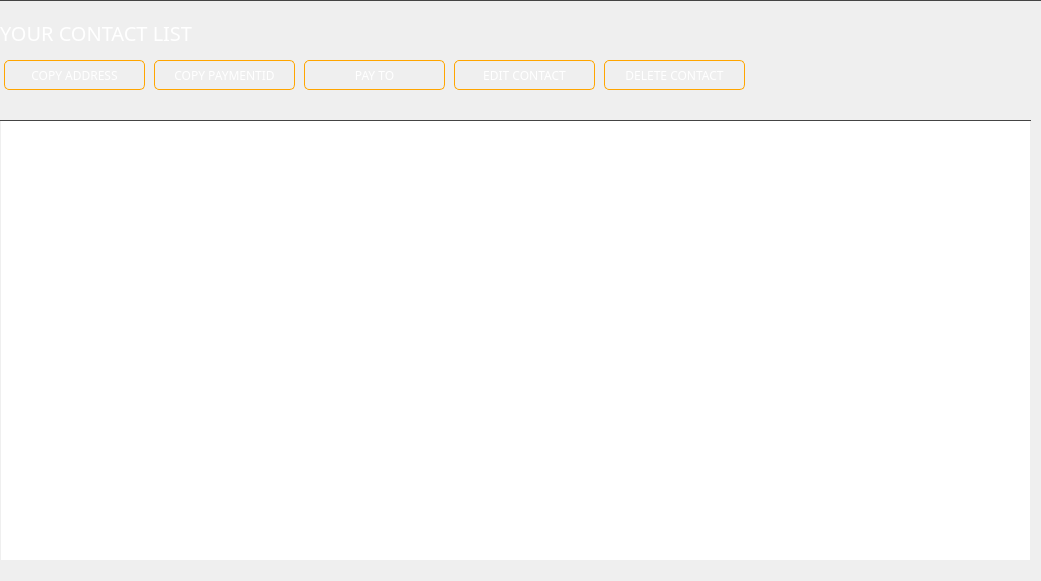
     <widget class="QGroupBox" name="addressBookBox">
      <property name="geometry">
       <rect>
        <x>210</x>
        <y>105</y>
        <width>1041</width>
        <height>581</height>
       </rect>
      </property>
      <property name="styleSheet">
       <string notr="true">border-top: 1px solid #444;</string>
      </property>
      <property name="title">
       <string/>
      </property>
      <widget class="QLabel" name="label_24">
       <property name="geometry">
        <rect>
         <x>0</x>
         <y>20</y>
         <width>241</width>
         <height>25</height>
        </rect>
       </property>
       <property name="font">
        <font>
         <family>Poppins</family>
         <pointsize>-1</pointsize>
        </font>
       </property>
       <property name="styleSheet">
        <string notr="true">color: #fff;
background: transparent;
font-size: 20px;
font-family: Poppins;
border: none;
text-align: left;
</string>
       </property>
       <property name="text">
        <string>YOUR CONTACT LIST</string>
       </property>
      </widget>
      <widget class="QTreeView" name="m_addressBookView">
       <property name="geometry">
        <rect>
         <x>0</x>
         <y>120</y>
         <width>1031</width>
         <height>441</height>
        </rect>
       </property>
       <property name="styleSheet">
        <string notr="true">QHeaderView::section {
	color: white;
	font-weight: bold;
	background-color: #282d31;
	font-family: 'Poppins';
    border-top: none;
	font-size: 14px;
 	border-bottom: 1px solid #444;
   	height: 37px;
}

QTreeView {
	font-family: 'Poppins';
border: none;
    color: #ccc;
font-size: 14px;
    height: 37px;
background-color: #282d31;
}

QTreeView::item {
	font-family: 'Poppins';
    color: #ccc;
	font-size: 14px;
    height: 37px;
}

QTreeView::branch:selected {
  background-color: orange;
font-size: 14px;
  color: black;
}

QWidget:item:selected {
	font-family: 'Poppins';
background-color: #555;
font-size: 14px;
  color: #ccc;
}

border: none;
font-size: 14px;
font-family: 'Poppins';
color: #ccc;
</string>
       </property>
       <property name="sizeAdjustPolicy">
        <enum>QAbstractScrollArea::AdjustToContents</enum>
       </property>
       <property name="alternatingRowColors">
        <bool>false</bool>
       </property>
       <property name="indentation">
        <number>0</number>
       </property>
       <property name="rootIsDecorated">
        <bool>false</bool>
       </property>
       <property name="sortingEnabled">
        <bool>true</bool>
       </property>
       <attribute name="headerDefaultSectionSize">
        <number>150</number>
       </attribute>
       <attribute name="headerStretchLastSection">
        <bool>false</bool>
       </attribute>
      </widget>
      <widget class="QPushButton" name="m_copyAddressButton_2">
       <property name="geometry">
        <rect>
         <x>4</x>
         <y>60</y>
         <width>141</width>
         <height>30</height>
        </rect>
       </property>
       <property name="font">
        <font>
         <family>Poppins</family>
         <pointsize>-1</pointsize>
        </font>
       </property>
       <property name="styleSheet">
        <string notr="true">QPushButton#m_copyAddressButton_2
{
    color: #fff;
    border: 1px solid orange;
    font-size: 12px;
    border-radius: 5px;
    font-family: 'Poppins';
}

QPushButton#m_copyAddressButton_2:hover
{
    color: orange;
    border: 1px solid orange;
    font-size: 12px;
    border-radius: 5px;
    font-family: 'Poppins';
}</string>
       </property>
       <property name="text">
        <string>COPY ADDRESS</string>
       </property>
      </widget>
      <widget class="QPushButton" name="m_copyPaymentIdButton">
       <property name="geometry">
        <rect>
         <x>154</x>
         <y>60</y>
         <width>141</width>
         <height>30</height>
        </rect>
       </property>
       <property name="font">
        <font>
         <family>Poppins</family>
         <pointsize>-1</pointsize>
        </font>
       </property>
       <property name="styleSheet">
        <string notr="true">QPushButton#m_copyPaymentIdButton
{
    color: #fff;
    border: 1px solid orange;
    font-size: 12px;
    border-radius: 5px;
    font-family: 'Poppins';
}

QPushButton#m_copyPaymentIdButton:hover
{
    color: orange;
    border: 1px solid orange;
    font-size: 12px;
    border-radius: 5px;
    font-family: 'Poppins';
}</string>
       </property>
       <property name="text">
        <string>COPY PAYMENTID</string>
       </property>
      </widget>
      <widget class="QPushButton" name="m_payToButton">
       <property name="geometry">
        <rect>
         <x>304</x>
         <y>60</y>
         <width>141</width>
         <height>30</height>
        </rect>
       </property>
       <property name="font">
        <font>
         <family>Poppins</family>
         <pointsize>-1</pointsize>
        </font>
       </property>
       <property name="styleSheet">
        <string notr="true">QPushButton#m_payToButton
{
    color: #fff;
    border: 1px solid orange;
    font-size: 12px;
    border-radius: 5px;
    font-family: 'Poppins';
}

QPushButton#m_payToButton:hover
{
    color: orange;
    border: 1px solid orange;
    font-size: 12px;
    border-radius: 5px;
    font-family: 'Poppins';
}</string>
       </property>
       <property name="text">
        <string>PAY TO</string>
       </property>
      </widget>
      <widget class="QPushButton" name="m_editAddressButton">
       <property name="geometry">
        <rect>
         <x>454</x>
         <y>60</y>
         <width>141</width>
         <height>30</height>
        </rect>
       </property>
       <property name="font">
        <font>
         <family>Poppins</family>
         <pointsize>-1</pointsize>
        </font>
       </property>
       <property name="styleSheet">
        <string notr="true">QPushButton#m_editAddressButton
{
    color: #fff;
    border: 1px solid orange;
    font-size: 12px;
    border-radius: 5px;
    font-family: 'Poppins';
}

QPushButton#m_editAddressButton:hover
{
    color: orange;
    border: 1px solid orange;
    font-size: 12px;
    border-radius: 5px;
    font-family: 'Poppins';
}</string>
       </property>
       <property name="text">
        <string>EDIT CONTACT</string>
       </property>
      </widget>
      <widget class="QPushButton" name="m_deleteAddressButton">
       <property name="geometry">
        <rect>
         <x>604</x>
         <y>60</y>
         <width>141</width>
         <height>30</height>
        </rect>
       </property>
       <property name="font">
        <font>
         <family>Poppins</family>
         <pointsize>-1</pointsize>
        </font>
       </property>
       <property name="styleSheet">
        <string notr="true">QPushButton#m_deleteAddressButton
{
    color: #fff;
    border: 1px solid orange;
    font-size: 12px;
    border-radius: 5px;
    font-family: 'Poppins';
}

QPushButton#m_deleteAddressButton:hover
{
    color: orange;
    border: 1px solid orange;
    font-size: 12px;
    border-radius: 5px;
    font-family: 'Poppins';
}</string>
       </property>
       <property name="text">
        <string>DELETE CONTACT</string>
       </property>
      </widget>
     </widget>
